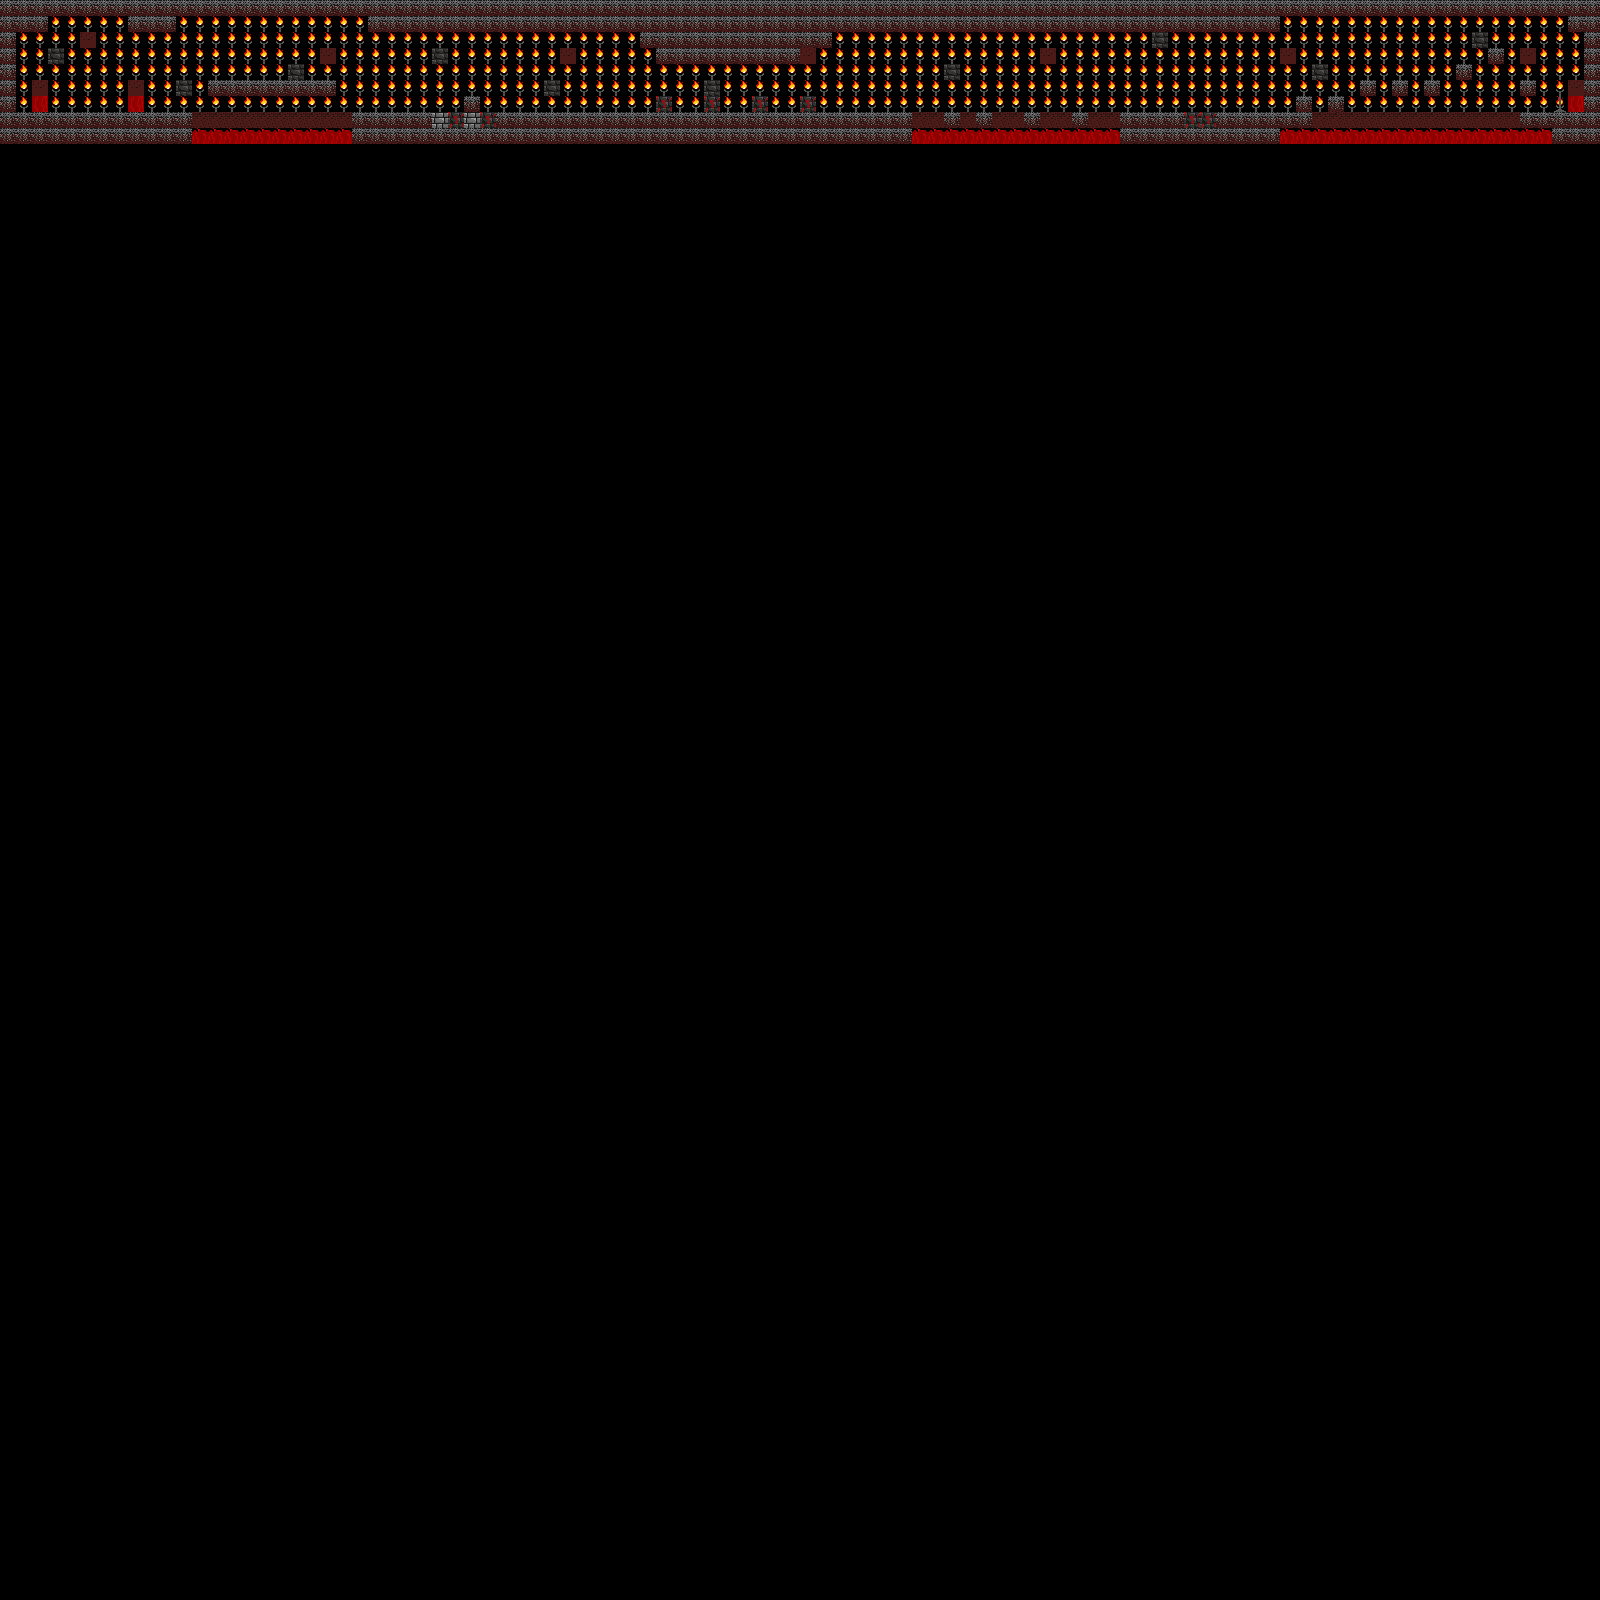

Below is a game level as drawn by its tile map, then a one-line description and the .tmx that defines it (tile-layer data replaced by summaries):
An orthogonal 100x100 tile map with 16x16 px tiles, 5 tile layers (background, floor, backgroundItems, hazards, ...).

<map version="1.0" orientation="orthogonal" renderorder="right-down" width="100" height="100" tilewidth="16" tileheight="16" nextobjectid="1">
 <tileset firstgid="1" name="molten" tilewidth="16" tileheight="16" tilecount="16" columns="8">
  <image source="molten.tileset.png" width="128" height="32" />
 </tileset>
 <layer name="background" width="100" height="100">
  <data>[10000 cells, 900 non-empty, 3 distinct tile ids]</data>
 </layer>
 <layer name="floor" width="100" height="100">
  <data>[10000 cells, 296 non-empty, 2 distinct tile ids]</data>
 </layer>
 <layer name="backgroundItems" width="100" height="100">
  <data>[10000 cells, 13 non-empty, 2 distinct tile ids]</data>
 </layer>
 <layer name="hazards" width="100" height="100">
  <data>[10000 cells, 86 non-empty, 5 distinct tile ids]</data>
 </layer>
 <layer name="items" width="100" height="100">
  <data>[10000 cells, 1 non-empty, 1 distinct tile ids]</data>
 </layer>
</map>